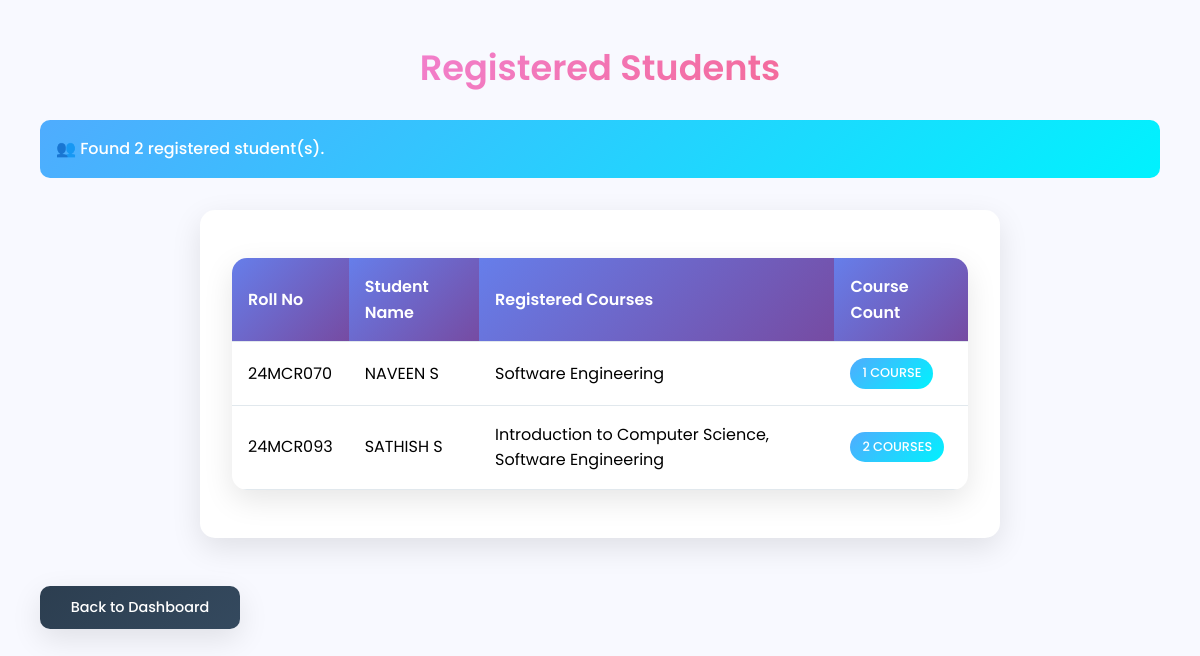
Page /admin/registered_students (signed in) on the committed database.
### tables this page shows
CREATE TABLE students (
        rollno TEXT PRIMARY KEY,
        name TEXT NOT NULL,
        password TEXT NOT NULL
    );

### app.py (the view)
@app.route('/admin/registered_students')
def view_registered_students():
    if not session.get('admin'):
        return redirect(url_for('admin_login'))
    if not ensure_database_exists():
        flash("❌ Database error. Please contact administrator.")
        return render_template('registered_students.html', students=[])
    try:
        conn = get_db_connection()
        students_data = conn.execute('''
            SELECT DISTINCT s.rollno, s.name,
                   GROUP_CONCAT(c.course_name, ', ') as registered_courses,
                   COUNT(r.course_id) as course_count
            FROM students s
            LEFT JOIN registrations r ON s.rollno = r.rollno
            LEFT JOIN courses c ON r.course_id = c.course_id
            GROUP BY s.rollno, s.name
            ORDER BY s.name
        ''').fetchall()
        conn.close()
        if not students_data:
            flash("📝 No students registered yet. Students will appear here once they register for courses.")
        else:
            flash(f"👥 Found {len(students_data)} registered student(s).")
        return render_template('registered_students.html', students=students_data)
    except Exception as e:
        flash(f"❌ Error loading registered students: {str(e)}")
        return render_template('registered_students.html', students=[])

### app.py (called while the page is built)
def get_db_connection():
    try:
        conn = sqlite3.connect('portal.db')
        conn.row_factory = sqlite3.Row
        return conn
    except sqlite3.DatabaseError as e:
        print(f"Database error: {e}")
        if os.path.exists('portal.db'):
            os.remove('portal.db')
            print("Removed corrupted database, please run init_db.py to recreate it.")
        raise e

def ensure_database_exists():
    if not os.path.exists('portal.db'):
        print("Database not found. Please run init_db.py to initialize the database.")
        return False
    try:
        conn = get_db_connection()
        conn.execute("SELECT name FROM sqlite_master WHERE type='table' AND name='students'")
        conn.close()
        return True
    except sqlite3.DatabaseError:
        print("Database is corrupted. Please run init_db.py to recreate it.")
        return False

### templates/registered_students.html (shortened to what this page needs)
<!DOCTYPE html>
<html lang="en">
<head>
    <link rel="stylesheet" href="{{ url_for('static', filename='style.css') }}">
</head>
<body>
    <div class="container">
        <h2>Registered Students</h2>
        {% with messages = get_flashed_messages() %}
            {% if messages %}
                {% for message in messages %}
                    <div class="alert {% if '❌' in message or 'error' in message.lower() or 'invalid' in message.lower() %}error{% elif '⚠️' in message %}warning{% else %}success{% endif %}">
                        {{ message }}
                    </div>
                {% endfor %}
            {% endif %}
        {% endwith %}
        <div class="dashboard">
            {% if students %}
                <table>
                    <thead>
                        <tr>
                            <th>Roll No</th>
                            <th>Student Name</th>
                            <th>Registered Courses</th>
                            <th>Course Count</th>
                        </tr>
                    </thead>
                    <tbody>
                        {% for student in students %}
                        <tr>
                            <td>{{ student.rollno }}</td>
                            <td>{{ student.name }}</td>
                            <td>
                                {% if student.registered_courses %}
                                    {{ student.registered_courses }}
                                {% else %}
                                    <span style="color: #7f8c8d; font-style: italic;">No courses registered</span>
                                {% endif %}
                            </td>
                            <td>
                                <span class="status {% if student.course_count > 0 %}available{% else %}full{% endif %}">
                                    {{ student.course_count }} course{{ 's' if student.course_count != 1 else '' }}
                                </span>
                            </td>
                        </tr>
                        {% endfor %}
                    </tbody>
                </table>
            {% else %}
                <div style="text-align: center; padding: 2rem; color: #7f8c8d;">
                    <h3>No students registered yet</h3>
                    <p>Students will appear here once they register for courses.</p>
                </div>
            {% endif %}
        </div>
        <a href="/admin/dashboard" class="back-link">Back to Dashboard</a>
    </div>
</body>
</html>

### static/style.css (style rules this page uses)
:root { --primary-gradient: linear-gradient(135deg, #667eea 0%, #764ba2 100%); --secondary-gradient: linear-gradient(135deg, #f093fb 0%, #f5576c 100%); --success-gradient: linear-gradient(135deg, #4facfe 0%, #00f2fe 100%); --warning-gradient: linear-gradient(135deg, #fa709a 0%, #fee140 100%); --dark-gradient: linear-gradient(135deg, #2c3e50 0%, #34495e 100%); --light-bg: #f8f9ff; --white: #ffffff; --shadow: 0 10px 30px rgba(0, 0, 0, 0.1); --shadow-hover: 0 20px 40px rgba(0, 0, 0, 0.15); --border-radius: 15px; --transition: all 0.3s ease; }
* { margin: 0; padding: 0; box-sizing: border-box; }
body { font-family: 'Poppins', sans-serif; background: var(--light-bg); min-height: 100vh; padding: 20px; line-height: 1.6; }
.container { max-width: 1200px; margin: 0 auto; padding: 20px; }
h2 { background: var(--secondary-gradient); -webkit-background-clip: text; -webkit-text-fill-color: transparent; background-clip: text; font-size: 2.2rem; font-weight: 600; text-align: center; margin-bottom: 1.5rem; animation: fadeInUp 0.6s ease-out; }
a { display: inline-block; padding: 15px 30px; background: var(--primary-gradient); color: white; text-decoration: none; border-radius: var(--border-radius); font-weight: 500; font-size: 1.1rem; transition: var(--transition); box-shadow: var(--shadow); position: relative; overflow: hidden; min-width: 200px; text-align: center; }
a::before { content: ''; position: absolute; top: 0; left: -100%; width: 100%; height: 100%; background: linear-gradient(90deg, transparent, rgba(255, 255, 255, 0.2), transparent); transition: left 0.5s; }
.dashboard { background: var(--white); border-radius: var(--border-radius); padding: 2rem; box-shadow: var(--shadow); margin: 2rem auto; max-width: 800px; animation: fadeIn 0.8s ease-out; }
.status { display: inline-block; padding: 5px 12px; border-radius: 20px; font-size: 0.8rem; font-weight: 500; text-transform: uppercase; }
.status.available { background: var(--success-gradient); color: white; }
.alert { padding: 1rem; border-radius: 10px; margin: 1rem 0; font-weight: 500; animation: slideInDown 0.5s ease-out; }
.alert.success { background: linear-gradient(135deg, #4facfe 0%, #00f2fe 100%); color: white; }
.back-link { display: inline-block; margin-top: 1rem; padding: 10px 20px; background: var(--dark-gradient); color: white; text-decoration: none; border-radius: 10px; font-size: 0.9rem; transition: var(--transition); }
table { width: 100%; border-collapse: collapse; margin: 1rem 0; background: var(--white); border-radius: var(--border-radius); overflow: hidden; box-shadow: var(--shadow); }
th, td { padding: 1rem; text-align: left; border-bottom: 1px solid #e1e8ed; }
th { background: var(--primary-gradient); color: white; font-weight: 600; }

### rows in the picture
students: rollno "24MCR070", name "NAVEEN S", registered_courses "Software Engineering", course_count "1"
students: rollno "24MCR093", name "SATHISH S", registered_courses "Introduction to Computer Science, Software Engineering", course_count "2", course_count "S"

### other values in the picture
{{ message }} "👥 Found 2 registered student(s)."
